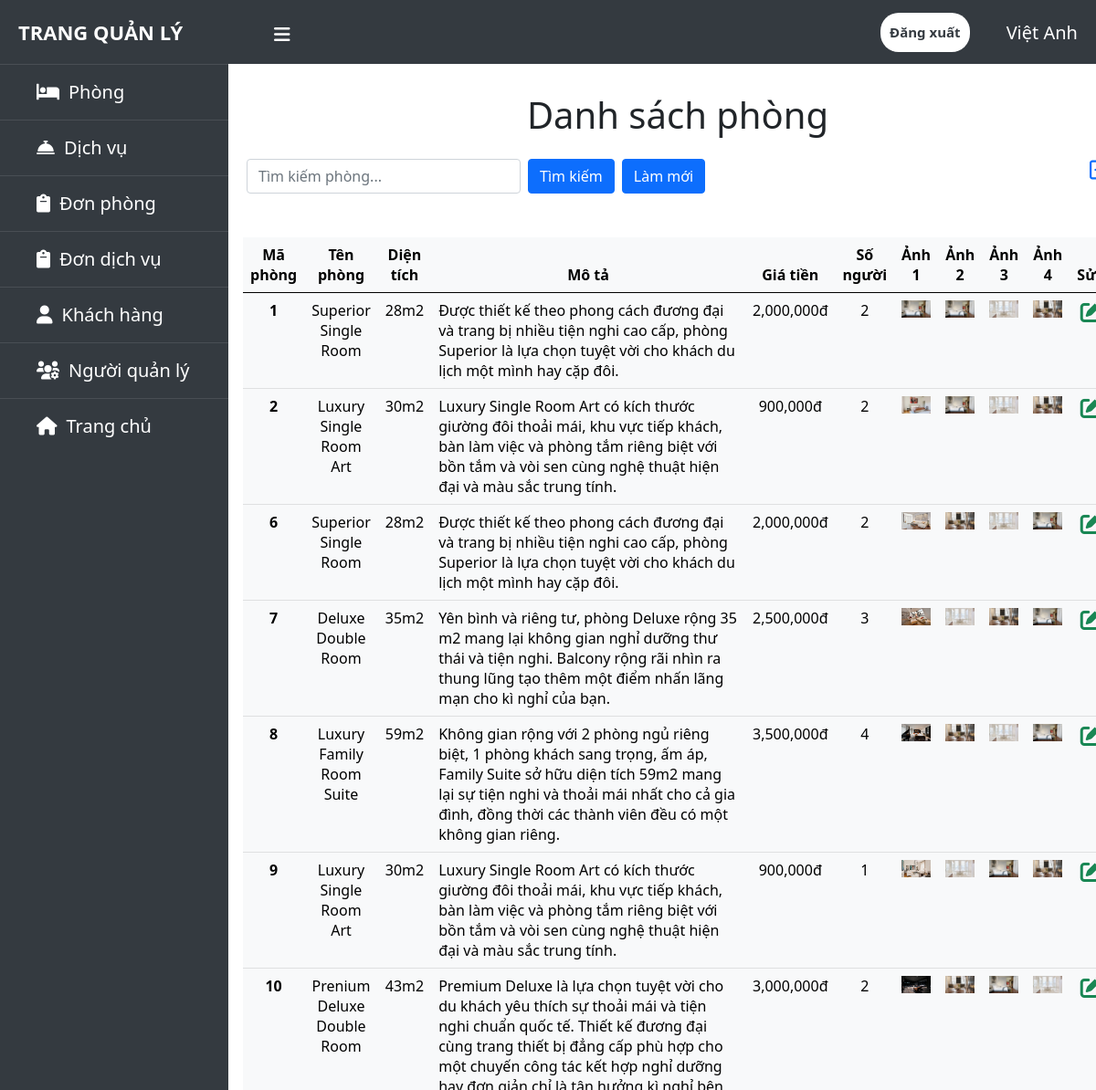
/admin/danhsachphong.php (signed in), run on the app's committed database.
### tables this page shows
CREATE TABLE `tb_rooms` (
  `room_id` int(10) UNSIGNED NOT NULL,
  `room_type` varchar(50) NOT NULL,
  `room_size` varchar(10) NOT NULL,
  `room_description` varchar(255) NOT NULL,
  `room_price` int(11) NOT NULL,
  `room_amount_people` int(10) NOT NULL,
  `room_image` varchar(255) NOT NULL,
  `room_image1` varchar(255) NOT NULL,
  `room_image2` varchar(255) NOT NULL,
  `room_image3` varchar(255) NOT NULL
);

### admin/danhsachphong.php (the view, shortened to what this page needs)
<?php
include('header.php');
include('../config.php');
?>
    <div class="content p-3">
        <div class="row">
            <div class="col-12">
                <h1 class="text-center pt-3">Danh sách phòng</h1>
            </div>
            <div class="col-12 p-3">
                <form action="" method="post" class="d-flex">
                    <input type="search" class="form-control me-2" name="Search" style="width: 300px;" placeholder="Tìm kiếm phòng...">
                    <button type="submit" name="btn-search" class="btn btn-primary me-2">Tìm kiếm</button>
                    <a href="danhsachphong.php" class="btn btn-primary me-2">Làm mới</a>
                    <a href="themphong.php" style=" font-size: 24px; margin-left: auto;"><i class="far fa-plus-square"></i></a>
                </form>
            </div>
        </div>
        <table class="table my-3 py-5 table-light text-center">
            <thead class="table-light">
                <tr>
                    <th scope="col">Mã phòng</th>
                    <th scope="col">Tên phòng</th>
                    <th scope="col">Diện tích</th>
                    <th scope="col" style="width:30rem">Mô tả</th>
                    <th scope="col">Giá tiền</th>
                    <th scope="col">Số người</th>
                    <th scope="col">Ảnh 1</th>
                    <th scope="col">Ảnh 2</th>
                    <th scope="col">Ảnh 3</th>
                    <th scope="col">Ảnh 4</th>
                    <th scope="col">Sửa</th>
                </tr>
            </thead>
            <tbody>
                <?php
                if (isset($_POST['btn-search'])) {
                    $room_type = $_POST['Search'];
                    $sql = "SELECT * FROM tb_rooms
                            WHERE room_type LIKE '%$room_type%'";
                    $result = mysqli_query($conn, $sql);
                    if ($result == true) {
                        while ($row = mysqli_fetch_assoc($result)) {
                            if ($row == "" OR $room_type == "") {
                            } else {
                                echo '<tr>';
                                echo '<th scope="row">' . $row['room_id'] . '</th>';
                                echo '<td>' . $row['room_type'] . '</td>';
                                echo '<td>' . $row['room_size'] . '</td>';
                                echo '<td class="text-start">' . $row['room_description'] . '</td>';
                                echo '<td>' . number_format($row['room_price']) . 'đ</td>';
                                echo '<td>' . $row['room_amount_people'] . '</td>';
                                echo '<td><img src="../images/' . $row['room_image'] . '" class="img-fluid" style="width:10rem"></td>';
                                echo '<td><img src="../images/' . $row['room_image1'] . '" class="img-fluid" style="width:10rem"></td>';
                                echo '<td><img src="../images/' . $row['room_image2'] . '" class="img-fluid" style="width:10rem"></td>';
                                echo '<td><img src="../images/' . $row['room_image3'] . '" class="img-fluid" style="width:10rem"></td>';
                                echo '<td>'; ?>
                                <a href="suaphong.php?id=<?php echo $row['room_id']; ?>" id="update-room"><i class="fas fa-edit text-success" style="font-size: 1.5rem"></i></a>
                            <?php echo '</td>';
                                echo '</tr>';
                            }
                        }
                    }
                } else {
                    $sql = "SELECT * FROM tb_rooms";
                    $result = mysqli_query($conn, $sql);
                    if ($result == true) {
                        while ($row = mysqli_fetch_assoc($result)) {
                            echo '<tr>';
                            echo '<th scope="row">' . $row['room_id'] . '</th>';
                            echo '<td>' . $row['room_type'] . '</td>';
                            echo '<td>' . $row['room_size'] . '</td>';
                            echo '<td class="text-start">' . $row['room_description'] . '</td>';
                            echo '<td>' . number_format($row['room_price']) . 'đ</td>';
                            echo '<td>' . $row['room_amount_people'] . '</td>';
                            echo '<td><img src="../images/' . $row['room_image'] . '" class="img-fluid " style="width:10rem"></td>';
                            echo '<td><img src="../images/' . $row['room_image1'] . '" class="img-fluid " style="width:10rem"></td>';
                            echo '<td><img src="../images/' . $row['room_image2'] . '" class="img-fluid " style="width:10rem"></td>';
                            echo '<td><img src="../images/' . $row['room_image3'] . '" class="img-fluid " style="width:10rem"></td>';
                            echo '<td>'; ?>
                                <a href="suaphong.php?id=<?php echo $row['room_id']; ?>" id="update-room"><i class="fas fa-edit text-success" style="font-size: 1.5rem"></i></a>
                            <?php echo '</td>';
                            echo '</tr>';
                        }
                    }
                }
                ?>
            </tbody>
        </table>
    </div>
<?php
include('footer.php');
?>

### admin/header.php (shortened to what this page needs)
<?php
    include '../config.php';
?>
<!doctype html>
<html lang="en">
  <head>
    <link href="https://cdn.jsdelivr.net/npm/bootstrap@5.0.2/dist/css/bootstrap.min.css" rel="stylesheet">
    <link rel="stylesheet" href="https://cdnjs.cloudflare.com/ajax/libs/font-awesome/6.0.0-beta2/css/all.min.css" />
  </head>
  <body>
    <header>
      <label for="check" style="justify-content:center;">
        <i class="fas fa-bars" id="sidebar-btn"></i>
      </label>
          <div class="left-area title-admin">
          <a href="index.php">Trang Quản Lý</a>
          </div>
          <?php
          $sql = "SELECT `admin_fullname` FROM `tb_admins` WHERE `admin_name`='{$_SESSION['admin']}'";
          $result = mysqli_query($conn, $sql);
                        if ($result == true) {
                            $row = mysqli_fetch_assoc($result);
                            $fullname=$row['admin_fullname'];
                        }?>
          <div class="right-area">
          <h5 style="color:#fff;float: inline-end;margin-top: -20px;"><?php echo $fullname;?></h5>
            <a href="logout.php" class="logout-btn">Đăng xuất</a>
          </div>
    </header>
    <div class="sidebar">
      <ul>
        <li><a href="danhsachphong.php"><i class='fas fa-bed'></i><span>Phòng</span></a></li>
        <li><a href="danhsachdichvu.php"><i class="fas fa-concierge-bell"></i><span>Dịch vụ</span></a></li>
        <li><a href="danhsachdatphong.php"><i class="fas fa-clipboard"></i><span>Đơn phòng</span></a></li>
        <li><a href="danhsachdatdichvu.php"><i class="fas fa-clipboard"></i><span>Đơn dịch vụ</span></a></li>
        <li><a href="danhsachkhachhang.php"><i class="fas fa-user"></i><span>Khách hàng</span></a></li>
        <li><a href="danhsachadmin.php"><i class="fas fa-users-cog"></i><span>Người quản lý</span></a></li>
        <li><a href="../user/index.php"><i class="fas fa-home"></i><span>Trang chủ</span></a></li>
        <div class="text-center p-3">
        </div>
      </ul>
    </div>

### admin/header.php (style rules this page uses)
header { position: fixed; background-color: #343a40; padding: 20px; width: 100%; height: 70px; }
.left-area a { color: #fff; margin: 0; text-transform: uppercase; position: fixed; font-size: 22px; font-weight: 700; text-decoration: none; margin-top: -25px; }
.logout-btn { padding: 5px; background:#fff; text-decoration: none; float: right; margin-top: -30px; margin-right: 40px; border-radius: 20px; font-size: 15px; font-weight: 600; color: #343a40; padding: 10px; transition: 0.5s; transition-property: color; }
.sidebar { background: #343a40; margin-top: 70px; position: fixed; left: 0; width: 250px; height: 100%; transition: 0.5s; transition-property: left; }
.sidebar ul { padding: 0; }
.sidebar i { padding-right: 10px; }
.sidebar ul a { color: #fff; display: block; width: 100%; line-height: 60px; text-decoration: none; padding-left: 40px; box-sizing: border-box; font-size: 20px; transition: 0.4s; border-top: 1px solid rgba(255,255,255,.1); }
label #sidebar-btn { z-index: 1; color: #fff; position: fixed; cursor: pointer; left :300px; font-size: 20px; transition: 0.5s; transition-property: color; margin-top: -10px; }
.content { position: fixed; width: 82%; margin-top: 70px; margin-left: 250px ; background-color: white; background-size: cover; height: 100vh; transition: 0.5s; overflow: auto; padding-bottom: 70px; }

### data on the page
tb_rooms: room_id "1", room_type "Superior Single Room", room_size "28m2", room_description "Được thiết kế theo phong cách đương đại và trang bị nhiều tiện nghi cao cấp, phòng Superior là lựa chọn tuyệt vời cho khách du lịch một mình hay cặp đôi.", room_price "2,000,000", room_amount_people "2", room_image (picture), room_image1 (picture), room_image2 (picture), room_image3 (picture)
tb_rooms: room_id "2", room_type "Luxury Single Room Art", room_size "30m2", room_description "Luxury Single Room Art có kích thước giường đôi thoải mái, khu vực tiếp khách, bàn làm việc và phòng tắm riêng biệt với bồn tắm và vòi sen cùng nghệ thuật hiện đại và màu sắc trung tính.", room_price "900,000", room_amount_people "2", room_image (picture), room_image1 (picture), room_image2 (picture), room_image3 (picture)
tb_rooms: room_id "6", room_type "Superior Single Room", room_size "28m2", room_description "Được thiết kế theo phong cách đương đại và trang bị nhiều tiện nghi cao cấp, phòng Superior là lựa chọn tuyệt vời cho khách du lịch một mình hay cặp đôi.", room_price "2,000,000", room_amount_people "2", room_image (picture), room_image1 (picture), room_image2 (picture), room_image3 (picture)
tb_rooms: room_id "7", room_type "Deluxe Double Room", room_size "35m2", room_description "Yên bình và riêng tư, phòng Deluxe rộng 35 m2 mang lại không gian nghỉ dưỡng thư thái và tiện nghi. Balcony rộng rãi nhìn ra thung lũng tạo thêm một điểm nhấn lãng mạn cho kì nghỉ của bạn.", room_price "2,500,000", room_amount_people "3", room_image (picture), room_image1 (picture), room_image2 (picture), room_image3 (picture)
tb_rooms: room_id "8", room_type "Luxury Family Room Suite", room_size "59m2", room_description "Không gian rộng với 2 phòng ngủ riêng biệt, 1 phòng khách sang trọng, ấm áp, Family Suite sở hữu diện tích 59m2 mang lại sự tiện nghi và thoải mái nhất cho cả gia đình, đồng thời các thành viên đều có một không gian riêng.", room_price "3,500,000", room_amount_people "4", room_image (picture), room_image1 (picture), room_image2 (picture), room_image3 (picture)
tb_rooms: room_id "9", room_type "Luxury Single Room Art", room_size "30m2", room_description "Luxury Single Room Art có kích thước giường đôi thoải mái, khu vực tiếp khách, bàn làm việc và phòng tắm riêng biệt với bồn tắm và vòi sen cùng nghệ thuật hiện đại và màu sắc trung tính.", room_price "900,000", room_amount_people "1", room_image (picture), room_image1 (picture), room_image2 (picture), room_image3 (picture)
tb_rooms: room_id "10", room_type "Prenium Deluxe Double Room", room_size "43m2", room_description "Premium Deluxe là lựa chọn tuyệt vời cho du khách yêu thích sự thoải mái và tiện nghi chuẩn quốc tế. Thiết kế đương đại cùng trang thiết bị đẳng cấp phù hợp cho một chuyến công tác kết hợp nghỉ dưỡng…", room_price "3,000,000", room_amount_people "2", room_image (picture), room_image1 (picture), room_image2 (picture), room_image3 (picture)

### other printed values
$fullname "Việt Anh"
